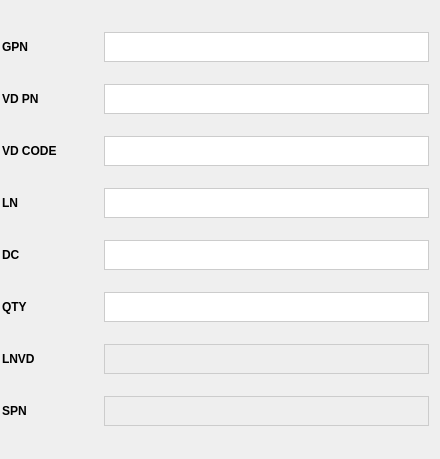
                 <widget class="QWidget" name="Page_3">
                  <widget class="QWidget" name="formLayoutWidget_3">
                   <property name="geometry">
                    <rect>
                     <x>0</x>
                     <y>10</y>
                     <width>431</width>
                     <height>440</height>
                    </rect>
                   </property>
                   <layout class="QFormLayout" name="FormInsert_3">
                    <property name="horizontalSpacing">
                     <number>2</number>
                    </property>
                    <property name="verticalSpacing">
                     <number>2</number>
                    </property>
                    <property name="leftMargin">
                     <number>2</number>
                    </property>
                    <property name="topMargin">
                     <number>2</number>
                    </property>
                    <property name="rightMargin">
                     <number>2</number>
                    </property>
                    <property name="bottomMargin">
                     <number>2</number>
                    </property>
                    <item row="0" column="0">
                     <widget class="QLabel" name="label_39">
                      <property name="minimumSize">
                       <size>
                        <width>100</width>
                        <height>30</height>
                       </size>
                      </property>
                      <property name="font">
                       <font>
                        <family>Segoe UI</family>
                        <pointsize>9</pointsize>
                        <weight>75</weight>
                        <bold>true</bold>
                       </font>
                      </property>
                      <property name="styleSheet">
                       <string notr="true">c</string>
                      </property>
                      <property name="text">
                       <string>GPN</string>
                      </property>
                     </widget>
                    </item>
                    <item row="0" column="1">
                     <widget class="QPlainTextEdit" name="txt_PN_3">
                      <property name="minimumSize">
                       <size>
                        <width>0</width>
                        <height>20</height>
                       </size>
                      </property>
                      <property name="maximumSize">
                       <size>
                        <width>16777215</width>
                        <height>30</height>
                       </size>
                      </property>
                      <property name="font">
                       <font>
                        <pointsize>-1</pointsize>
                       </font>
                      </property>
                      <property name="styleSheet">
                       <string notr="true">border: 1px solid #ccc; font-size: 14px;</string>
                      </property>
                     </widget>
                    </item>
                    <item row="1" column="0">
                     <widget class="QLabel" name="label_31">
                      <property name="minimumSize">
                       <size>
                        <width>100</width>
                        <height>30</height>
                       </size>
                      </property>
                      <property name="font">
                       <font>
                        <family>Segoe UI</family>
                        <pointsize>9</pointsize>
                        <weight>75</weight>
                        <bold>true</bold>
                       </font>
                      </property>
                      <property name="styleSheet">
                       <string notr="true">c</string>
                      </property>
                      <property name="text">
                       <string>VD PN</string>
                      </property>
                     </widget>
                    </item>
                    <item row="1" column="1">
                     <widget class="QPlainTextEdit" name="txt_VDPN_3">
                      <property name="minimumSize">
                       <size>
                        <width>0</width>
                        <height>20</height>
                       </size>
                      </property>
                      <property name="maximumSize">
                       <size>
                        <width>16777215</width>
                        <height>30</height>
                       </size>
                      </property>
                      <property name="font">
                       <font>
                        <pointsize>-1</pointsize>
                       </font>
                      </property>
                      <property name="styleSheet">
                       <string notr="true">border: 1px solid #ccc; font-size: 14px;</string>
                      </property>
                     </widget>
                    </item>
                    <item row="2" column="0">
                     <widget class="QLabel" name="label_32">
                      <property name="minimumSize">
                       <size>
                        <width>100</width>
                        <height>30</height>
                       </size>
                      </property>
                      <property name="font">
                       <font>
                        <family>Segoe UI</family>
                        <pointsize>9</pointsize>
                        <weight>75</weight>
                        <bold>true</bold>
                       </font>
                      </property>
                      <property name="styleSheet">
                       <string notr="true">c</string>
                      </property>
                      <property name="text">
                       <string>VD CODE</string>
                      </property>
                     </widget>
                    </item>
                    <item row="2" column="1">
                     <widget class="QPlainTextEdit" name="txt_VDCODE_3">
                      <property name="minimumSize">
                       <size>
                        <width>0</width>
                        <height>20</height>
                       </size>
                      </property>
                      <property name="maximumSize">
                       <size>
                        <width>16777215</width>
                        <height>30</height>
                       </size>
                      </property>
                      <property name="font">
                       <font>
                        <pointsize>-1</pointsize>
                       </font>
                      </property>
                      <property name="styleSheet">
                       <string notr="true">border: 1px solid #ccc; font-size: 14px;</string>
                      </property>
                     </widget>
                    </item>
                    <item row="3" column="0">
                     <widget class="QLabel" name="label_33">
                      <property name="minimumSize">
                       <size>
                        <width>100</width>
                        <height>30</height>
                       </size>
                      </property>
                      <property name="font">
                       <font>
                        <family>Segoe UI</family>
                        <pointsize>9</pointsize>
                        <weight>75</weight>
                        <bold>true</bold>
                       </font>
                      </property>
                      <property name="styleSheet">
                       <string notr="true">c</string>
                      </property>
                      <property name="text">
                       <string>LN</string>
                      </property>
                     </widget>
                    </item>
                    <item row="3" column="1">
                     <widget class="QPlainTextEdit" name="txt_LN_3">
                      <property name="minimumSize">
                       <size>
                        <width>0</width>
                        <height>20</height>
                       </size>
                      </property>
                      <property name="maximumSize">
                       <size>
                        <width>16777215</width>
                        <height>30</height>
                       </size>
                      </property>
                      <property name="font">
                       <font>
                        <pointsize>-1</pointsize>
                       </font>
                      </property>
                      <property name="styleSheet">
                       <string notr="true">border: 1px solid #ccc; font-size: 14px;</string>
                      </property>
                     </widget>
                    </item>
                    <item row="4" column="0">
                     <widget class="QLabel" name="label_34">
                      <property name="minimumSize">
                       <size>
                        <width>100</width>
                        <height>30</height>
                       </size>
                      </property>
                      <property name="font">
                       <font>
                        <family>Segoe UI</family>
                        <pointsize>9</pointsize>
                        <weight>75</weight>
                        <bold>true</bold>
                       </font>
                      </property>
                      <property name="styleSheet">
                       <string notr="true">c</string>
                      </property>
                      <property name="text">
                       <string>DC</string>
                      </property>
                     </widget>
                    </item>
                    <item row="4" column="1">
                     <widget class="QPlainTextEdit" name="txt_DC_3">
                      <property name="minimumSize">
                       <size>
                        <width>0</width>
                        <height>20</height>
                       </size>
                      </property>
                      <property name="maximumSize">
                       <size>
                        <width>16777215</width>
                        <height>30</height>
                       </size>
                      </property>
                      <property name="font">
                       <font>
                        <pointsize>-1</pointsize>
                       </font>
                      </property>
                      <property name="styleSheet">
                       <string notr="true">border: 1px solid #ccc; font-size: 14px;</string>
                      </property>
                     </widget>
                    </item>
                    <item row="5" column="0">
                     <widget class="QLabel" name="label_35">
                      <property name="minimumSize">
                       <size>
                        <width>100</width>
                        <height>30</height>
                       </size>
                      </property>
                      <property name="font">
                       <font>
                        <family>Segoe UI</family>
                        <pointsize>9</pointsize>
                        <weight>75</weight>
                        <bold>true</bold>
                       </font>
                      </property>
                      <property name="styleSheet">
                       <string notr="true">c</string>
                      </property>
                      <property name="text">
                       <string>QTY</string>
                      </property>
                     </widget>
                    </item>
                    <item row="5" column="1">
                     <widget class="QPlainTextEdit" name="txt_QTY_3">
                      <property name="minimumSize">
                       <size>
                        <width>0</width>
                        <height>20</height>
                       </size>
                      </property>
                      <property name="maximumSize">
                       <size>
                        <width>16777215</width>
                        <height>30</height>
                       </size>
                      </property>
                      <property name="font">
                       <font>
                        <pointsize>-1</pointsize>
                       </font>
                      </property>
                      <property name="styleSheet">
                       <string notr="true">border: 1px solid #ccc; font-size: 14px;</string>
                      </property>
                     </widget>
                    </item>
                    <item row="6" column="0">
                     <widget class="QLabel" name="label_40">
                      <property name="minimumSize">
                       <size>
                        <width>100</width>
                        <height>30</height>
                       </size>
                      </property>
                      <property name="font">
                       <font>
                        <family>Segoe UI</family>
                        <pointsize>9</pointsize>
                        <weight>75</weight>
                        <bold>true</bold>
                       </font>
                      </property>
                      <property name="styleSheet">
                       <string notr="true">c</string>
                      </property>
                      <property name="text">
                       <string>LNVD</string>
                      </property>
                     </widget>
                    </item>
                    <item row="6" column="1">
                     <widget class="QPlainTextEdit" name="txt_LNVD_3">
                      <property name="enabled">
                       <bool>false</bool>
                      </property>
                      <property name="minimumSize">
                       <size>
                        <width>0</width>
                        <height>20</height>
                       </size>
                      </property>
                      <property name="maximumSize">
                       <size>
                        <width>16777215</width>
                        <height>30</height>
                       </size>
                      </property>
                      <property name="font">
                       <font>
                        <pointsize>-1</pointsize>
                       </font>
                      </property>
                      <property name="styleSheet">
                       <string notr="true">border: 1px solid #ccc; font-size: 14px; background-color:#eee</string>
                      </property>
                     </widget>
                    </item>
                    <item row="7" column="0">
                     <widget class="QLabel" name="label_41">
                      <property name="minimumSize">
                       <size>
                        <width>100</width>
                        <height>30</height>
                       </size>
                      </property>
                      <property name="font">
                       <font>
                        <family>Segoe UI</family>
                        <pointsize>9</pointsize>
                        <weight>75</weight>
                        <bold>true</bold>
                       </font>
                      </property>
                      <property name="styleSheet">
                       <string notr="true">c</string>
                      </property>
                      <property name="text">
                       <string>SPN</string>
                      </property>
                     </widget>
                    </item>
                    <item row="7" column="1">
                     <widget class="QPlainTextEdit" name="txt_SPN_3">
                      <property name="enabled">
                       <bool>false</bool>
                      </property>
                      <property name="minimumSize">
                       <size>
                        <width>0</width>
                        <height>20</height>
                       </size>
                      </property>
                      <property name="maximumSize">
                       <size>
                        <width>16777215</width>
                        <height>30</height>
                       </size>
                      </property>
                      <property name="font">
                       <font>
                        <pointsize>-1</pointsize>
                       </font>
                      </property>
                      <property name="styleSheet">
                       <string notr="true">border: 1px solid #ccc; font-size: 14px; background-color:#eee</string>
                      </property>
                     </widget>
                    </item>
                   </layout>
                  </widget>
                 </widget>
